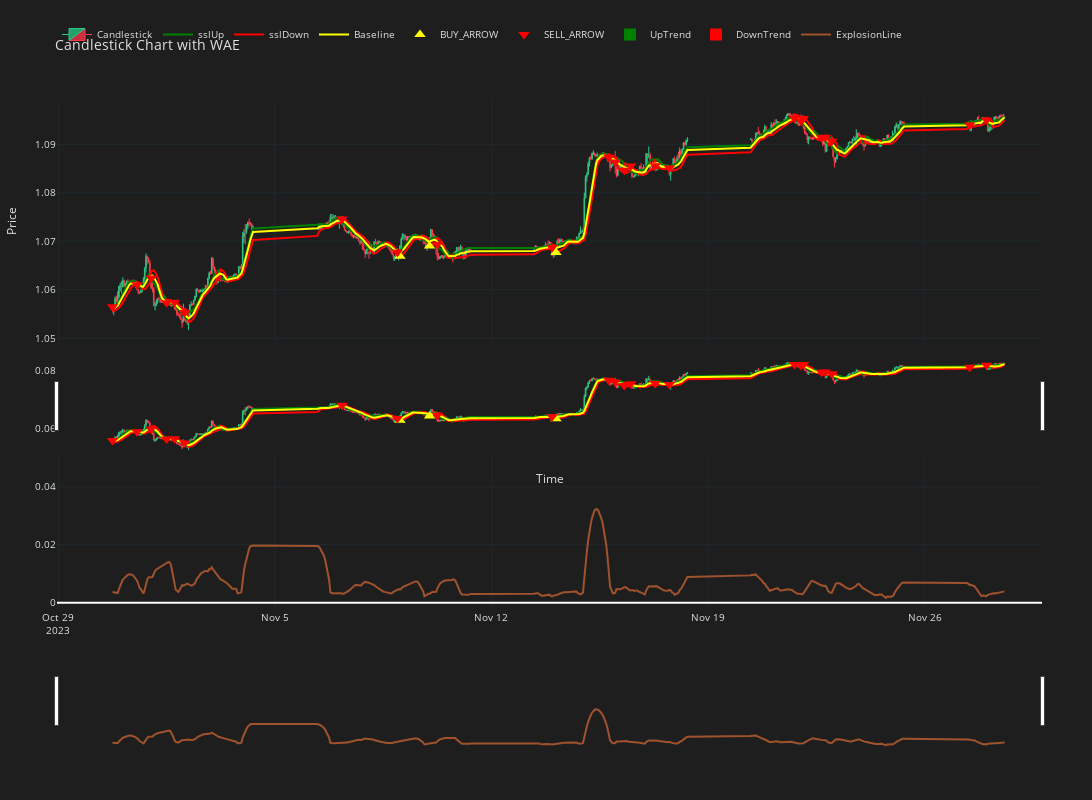

This figure's notebook cell:
### Code cell
create_figure_sig(checkng)

### Figure 1 — Plotly figure (JSON) as saved in the notebook; plotly's stock layout.template omitted (floating-point values rounded to 4 significant figures; data arrays with more than 128 entries replaced by an {"elided": "..."} marker saying what was removed)
{"data": [{"close": {"elided": "500 float values"}, "decreasing": {"fillcolor": "#CC2E3C", "line": {"color": "#FF3A4C"}}, "high": {"elided": "500 float values"}, "increasing": {"fillcolor": "#24A06B", "line": {"color": "#2EC886"}}, "line": {"width": 1}, "low": {"elided": "500 float values"}, "name": "Candlestick", "opacity": 1, "open": {"elided": "500 float values"}, "type": "candlestick", "x": {"elided": "500 str values"}, "xaxis": "x", "yaxis": "y"}, {"type": "scatter"}, {"line": {"color": "green", "width": 2}, "mode": "lines", "name": "sslUp", "type": "scatter", "x": {"elided": "500 str values"}, "xaxis": "x", "y": {"elided": "500 float values"}, "yaxis": "y"}, {"line": {"color": "red", "width": 2}, "mode": "lines", "name": "sslDown", "type": "scatter", "x": {"elided": "500 str values"}, "xaxis": "x", "y": {"elided": "500 float values"}, "yaxis": "y"}, {"line": {"color": "yellow", "width": 2}, "mode": "lines", "name": "Baseline", "type": "scatter", "x": {"elided": "500 str values"}, "xaxis": "x", "y": {"elided": "500 float values"}, "yaxis": "y"}, {"marker": {"color": "yellow", "size": 10, "symbol": "triangle-up"}, "mode": "markers", "name": "BUY_ARROW", "type": "scatter", "x": ["2023-11-09T01:00:00+11:00", "2023-11-10T00:00:00+11:00", "2023-11-14T02:00:00+11:00"], "xaxis": "x", "y": [1.067, 1.069, 1.068], "yaxis": "y"}, {"marker": {"color": "red", "size": 10, "symbol": "triangle-down"}, "mode": "markers", "name": "SELL_ARROW", "type": "scatter", "x": ["2023-10-30T18:00:00+11:00", "2023-10-31T13:00:00+11:00", "2023-11-01T00:00:00+11:00", "2023-11-01T12:00:00+11:00", "2023-11-01T18:00:00+11:00", "2023-11-02T02:00:00+11:00", "2023-11-07T04:00:00+11:00", "2023-11-08T23:00:00+11:00", "2023-11-10T06:00:00+11:00", "2023-11-13T23:00:00+11:00", "2023-11-15T19:00:00+11:00", "2023-11-16T00:00:00+11:00", "2023-11-16T07:00:00+11:00", "2023-11-16T12:00:00+11:00", "2023-11-17T07:00:00+11:00", "2023-11-17T18:00:00+11:00", "2023-11-21T19:00:00+11:00", "2023-11-22T00:00:00+11:00", "2023-11-22T02:00:00+11:00", "2023-11-22T16:00:00+11:00", "2023-11-22T19:00:00+11:00", "2023-11-23T00:00:00+11:00", "2023-11-27T11:00:00+11:00", "2023-11-28T00:00:00+11:00"], "xaxis": "x", "y": [1.056, 1.061, 1.062, 1.057, 1.057, 1.055, 1.075, 1.068, 1.069, 1.069, 1.087, 1.086, 1.085, 1.086, 1.086, 1.085, 1.095, 1.095, 1.095, 1.091, 1.091, 1.091, 1.094, 1.095], "yaxis": "y"}, {"marker": {"color": {"elided": "500 str values"}, "line": {"color": "rgba(0,0,0,0)", "width": 0}}, "name": "UpTrend", "type": "bar", "width": 0.04, "x": {"elided": "500 str values"}, "xaxis": "x2", "y": {"elided": "500 float values"}, "yaxis": "y2"}, {"marker": {"color": {"elided": "500 str values"}, "line": {"color": "rgba(0,0,0,0)", "width": 0}}, "name": "DownTrend", "type": "bar", "width": 0.04, "x": {"elided": "500 str values"}, "xaxis": "x2", "y": {"elided": "500 float values"}, "yaxis": "y2"}, {"line": {"color": "#A0522D", "width": 2}, "mode": "lines", "name": "ExplosionLine", "type": "scatter", "x": {"elided": "500 str values"}, "xaxis": "x2", "y": {"elided": "500 float values"}, "yaxis": "y2"}], "layout": {"font": {"color": "#e1e1e1", "size": 10}, "height": 800, "legend": {"orientation": "h", "x": 0, "y": 1.1}, "margin": {"b": 50, "l": 50, "r": 50, "t": 100}, "paper_bgcolor": "#1e1e1e", "plot_bgcolor": "#1e1e1e", "showlegend": true, "title": {"text": "Candlestick Chart with WAE"}, "width": 1200, "xaxis": {"anchor": "y", "domain": [0, 1], "fixedrange": true, "gridcolor": "#1f292f", "matches": "x2", "rangeslider": {"visible": true}, "showgrid": true, "showticklabels": false, "title": {"text": "Time"}}, "xaxis2": {"anchor": "y2", "domain": [0, 1], "fixedrange": true, "gridcolor": "#1f292f", "rangeslider": {"visible": true}, "showgrid": true}, "yaxis": {"anchor": "x", "domain": [0.525, 1], "gridcolor": "#1f292f", "showgrid": true, "title": {"text": "Price"}}, "yaxis2": {"anchor": "x2", "domain": [0, 0.475], "gridcolor": "#1f292f", "showgrid": true}}}
